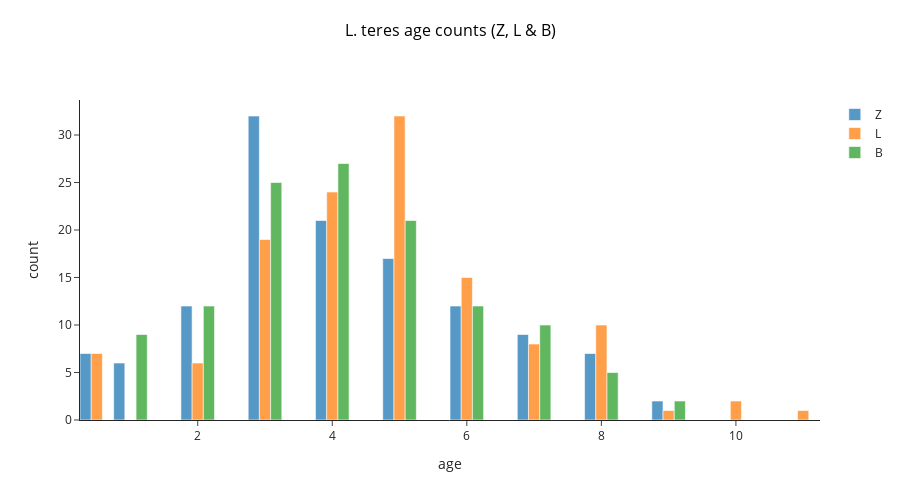

The notebook cell this image was saved under:
### Code cell
fig = go.Figure()
fig.add_trace(go.Histogram(x=clean_teres["Z age"], name='Z'))
fig.add_trace(go.Histogram(x=clean_teres["L age"], name='L'))
fig.add_trace(go.Histogram(x=clean_teres["B age"], name='B'))


# Overlay both histograms
fig.update_layout(
    
    title=dict(
        text='L. teres age counts (Z, L & B)',
        x=0.5,
        y=0.95,
        xanchor='center',
        yanchor= 'top',
        font=dict(
            size=16,
            color='#000000'
                )),
    barmode='group',
    bargap=0,
    template='simple_white',
#     paper_bgcolor='#FFFFFF',
#     plot_bgcolor='#FFFFFF',
    width=900, 
    height=500,
    bargroupgap=0
    )
# Reduce opacity to see both histograms
fig.update_traces(opacity=0.75)
fig.update_xaxes(
        showgrid=False, 
        zeroline=False,
        title_text = "age"
        )
fig.update_yaxes(
        showgrid=False, 
        zeroline=False,
        title_text = "count",
        )

fig.show()

### Figure 1 — Plotly figure (JSON) as saved in the notebook; plotly's stock layout.template omitted (floating-point values rounded to 4 significant figures)
{"data": [{"name": "Z", "opacity": 0.75, "type": "histogram", "x": [5, 6, 4, 4, 1, 5, 8, 8, 3, 5, 5, 3, 9, 4, 3, 7, 5, 5, 6, 7, 5, 3, 5, 8, 5, 4, 8, 9, 3, 6, 2, 3, 8, 6, 7, 3, 1, 1, 1, 0.5, 7, 3, 5, 3, 4, 2, 5, 7, 3, 1, 8, 5, 6, 8, 6, 5, 4, 3, 2, 3, 3, 3, 4, 3, 3, 1, 3, 3, 4, 7, 2, 3, 6, 4, 2, 7, 7, 4, 4, 2, 2, 3, 6, 5, 3, 6, 6, 3, 5, 4, 2, 4, 4, 5, 3, 3, 2, 3, 2, 3, 4, 4, 2, 3, 3, 4, 3, 3, 4, 4, 7, 4, 3, 3, 5, 6, 4, 6, 0.5, 0.5, 0.5, 0.5, 0.5, 0.5, 2]}, {"name": "L", "opacity": 0.75, "type": "histogram", "x": [5, 11, 5, 4, 2, 5, 8, 8, 8, 5, 6, 3, 9, 5, 6, 7, 5, 5, 5, 8, 5, 5, 4, 7, 5, 4, 5, 5, 5, 10, 3, 5, 8, 7, 10, 4, 3, 3, 2, 0.5, 4, 5, 4, 4, 6, 3, 6, 6, 4, 2, 5, 5, 5, 8, 7, 4, 5, 5, 3, 3, 3, 4, 6, 3, 5, 2, 5, 8, 8, 7, 3, 3, 6, 7, 4, 7, 8, 4, 5, 4, 3, 4, 5, 5, 6, 6, 8, 3, 4, 4, 2, 3, 4, 6, 3, 6, 2, 5, 3, 4, 6, 4, 3, 5, 3, 4, 5, 3, 5, 6, 7, 4, 5, 4, 5, 6, 4, 4, 0.5, 0.5, 0.5, 0.5, 0.5, 0.5, 6]}, {"name": "B", "opacity": 0.75, "type": "histogram", "x": [5, 6, 4, 5, 2, 5, 8, 8, 4, 5, 5, 3, 9, 4, 5, 6, 4, 5, 4, 7, 6, 2, 5, 8, 5, 4, 7, 9, 3, 8, 2, 2, 7, 5, 7, 3, 1, 2, 1, 1, 4, 3, 5, 3, 4, 3, 6, 6, 3, 2, 7, 5, 5, 8, 7, 4, 4, 3, 3, 3, 3, 3, 5, 3, 5, 2, 5, 4, 7, 6, 4, 3, 6, 3, 2, 7, 7, 4, 4, 2, 3, 3, 6, 5, 4, 6, 6, 3, 5, 4, 2, 5, "                                                                                                                                                                                                                                                                                                                                                                                                                                                                                                                                                                                                                                                                                                                                                                                                                                                                                                                                                                                                                                                                                                                                                                                                                                                                                                                                                                            ", 5, 3, 5, 2, 4, 3, "                                                                                                                                                                                                                                                                                         ", 4, 3, 3, 4, 3, 4, 4, 3, 4, 3, 7, 4, 4, 4, 4, 6, 4, 6, 1, 1, 1, 1, 1, 1, 2]}], "layout": {"bargap": 0, "bargroupgap": 0, "barmode": "group", "height": 500, "title": {"font": {"color": "#000000", "size": 16}, "text": "L. teres age counts (Z, L & B)", "x": 0.5, "xanchor": "center", "y": 0.95, "yanchor": "top"}, "width": 900, "xaxis": {"showgrid": false, "title": {"text": "age"}, "zeroline": false}, "yaxis": {"showgrid": false, "title": {"text": "count"}, "zeroline": false}}}
